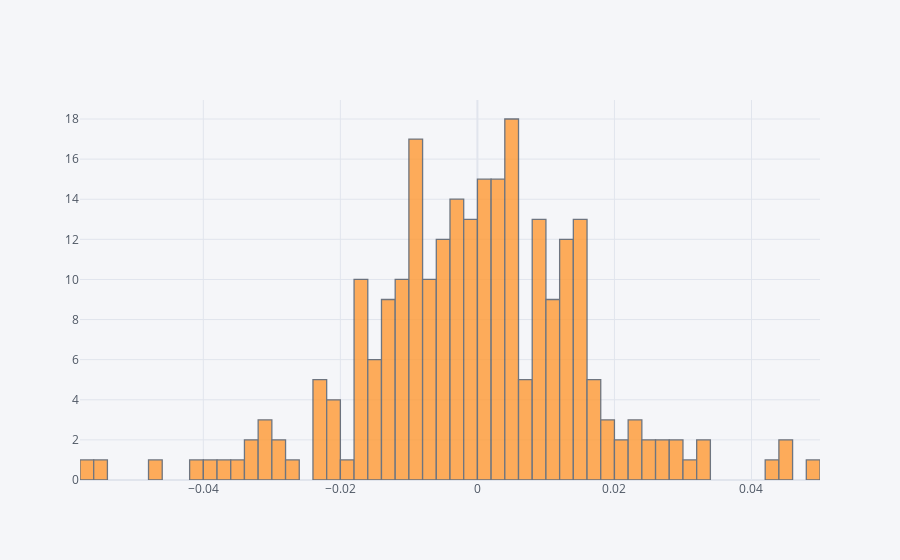

Write notebook code for a chart like this one.
### Markdown cell above
** Create a distplot using seaborn of the 2015 returns for Morgan Stanley **

### Code cell
plt.figure(figsize=(12,6))
returns[returns.index.year == 2015]['MS Return'].iplot(kind='hist',bins=100)

### Figure 1 — Plotly figure (JSON) as saved in the notebook; plotly's stock layout.template omitted (floating-point values rounded to 4 significant figures; data arrays with more than 128 entries replaced by an {"elided": "..."} marker saying what was removed)
{"data": [{"histfunc": "count", "histnorm": "", "marker": {"color": "rgba(255, 153, 51, 1.0)", "line": {"color": "#4D5663", "width": 1.3}}, "name": "MS Return", "nbinsx": 100, "opacity": 0.8, "orientation": "v", "type": "histogram", "x": {"elided": "252 float values"}}], "layout": {"barmode": "overlay", "legend": {"bgcolor": "#F5F6F9", "font": {"color": "#4D5663"}}, "paper_bgcolor": "#F5F6F9", "plot_bgcolor": "#F5F6F9", "title": {"font": {"color": "#4D5663"}}, "xaxis": {"gridcolor": "#E1E5ED", "showgrid": true, "tickfont": {"color": "#4D5663"}, "title": {"font": {"color": "#4D5663"}, "text": ""}, "zerolinecolor": "#E1E5ED"}, "yaxis": {"gridcolor": "#E1E5ED", "showgrid": true, "tickfont": {"color": "#4D5663"}, "title": {"font": {"color": "#4D5663"}, "text": ""}, "zerolinecolor": "#E1E5ED"}}}
